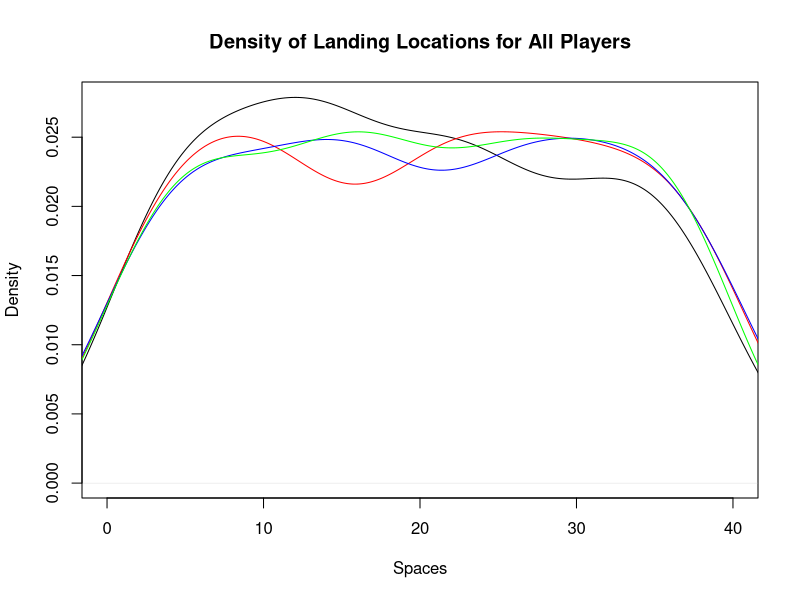
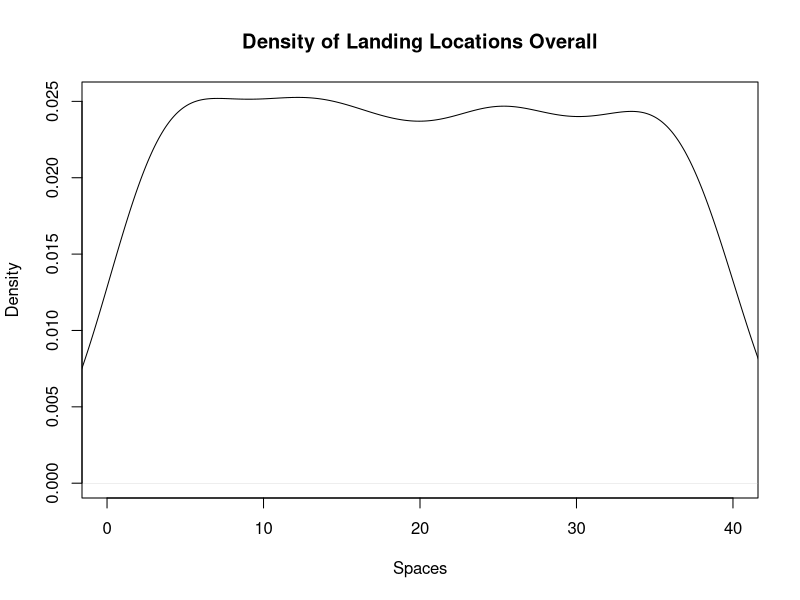
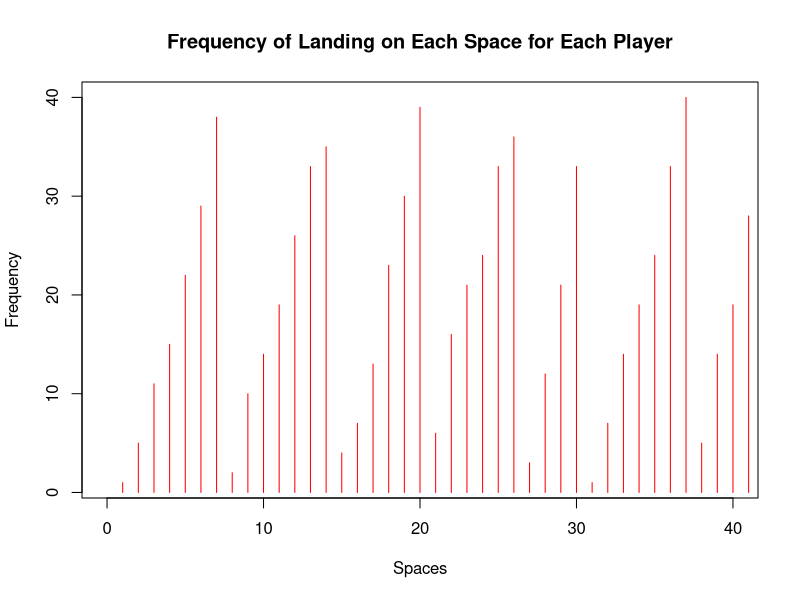
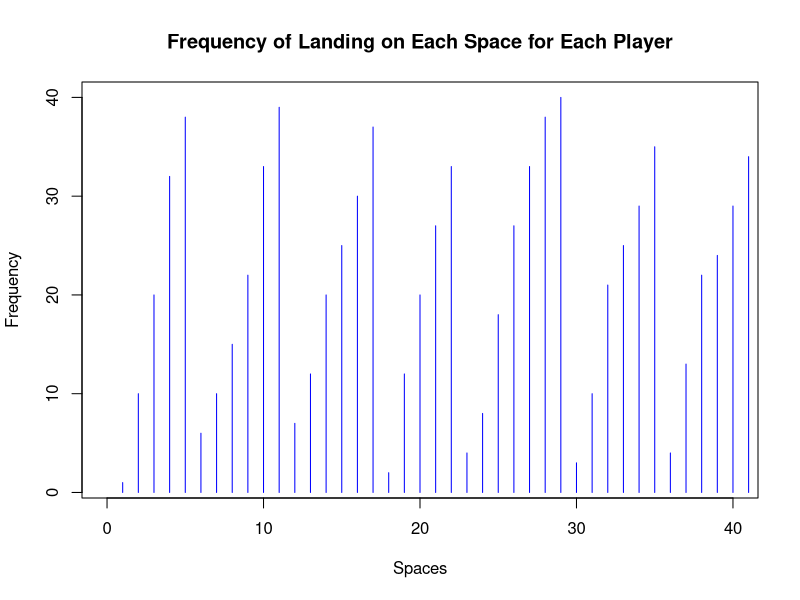
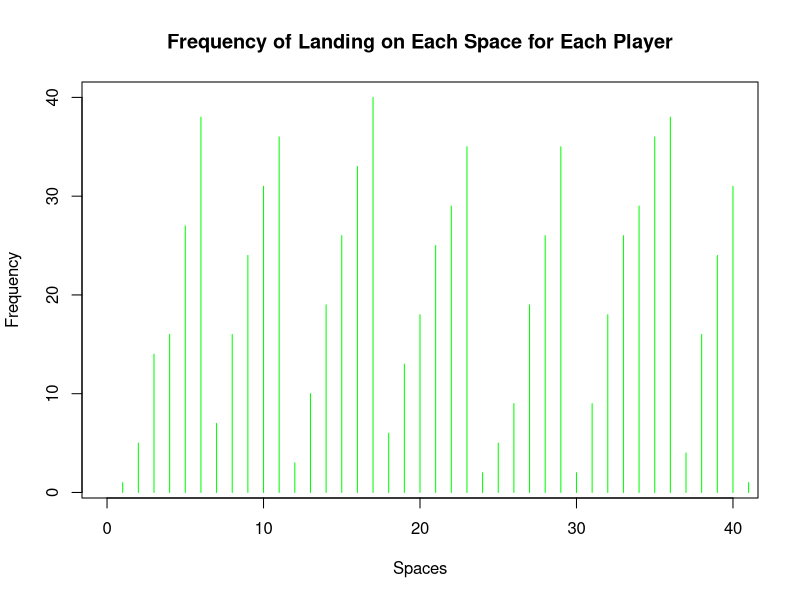
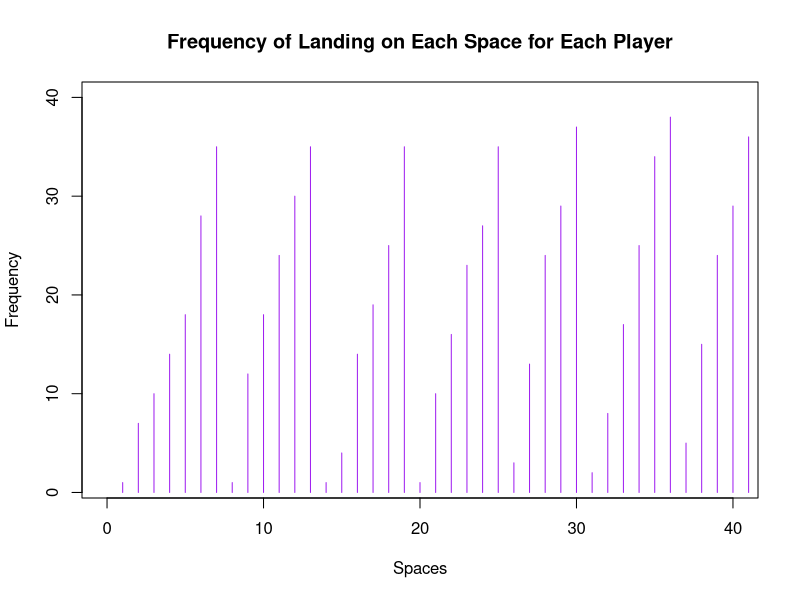
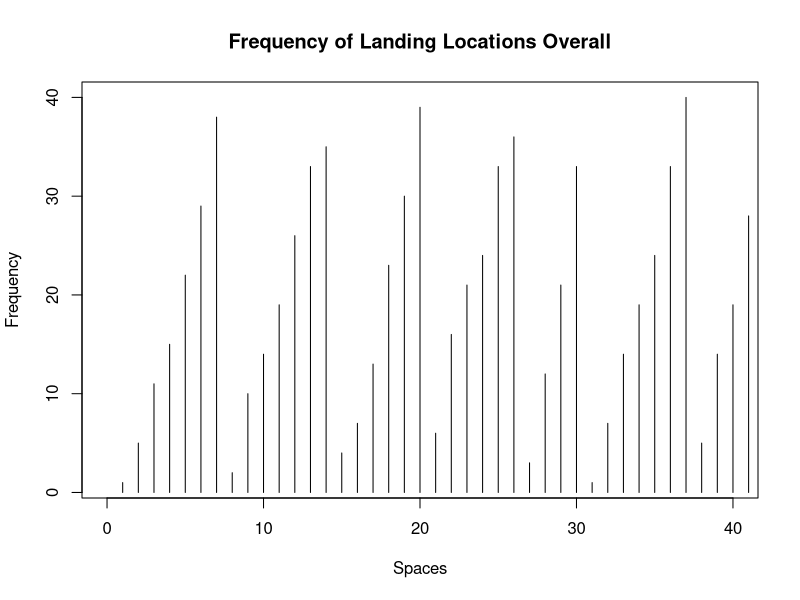
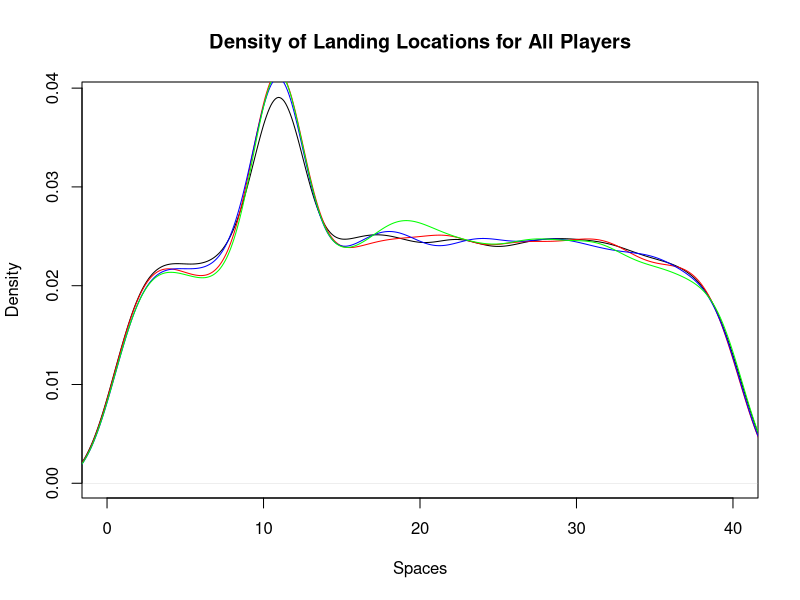

Here is the R script that generated these plots, in order: (Note: this script raises an error after producing the figures.)
## ---- chunk 1
knitr::opts_chunk$set(echo = TRUE)
## ---- chunk 2
library(dplyr)
library(ggplot2)
library(tidyverse)
## ---- chunk 3
monopolyBoard <- read.csv("MonopolyBoard.csv", header = T)
monopolyBoard
## ---- chunk 4
# Using dice rolls to determine where a player will land on the board
#input: "location", where the player is on the board
#output: the players new location on the board after the have rolled

#note that this is only accounting for standard dice rolls, no special rules yet...

lets_move = function(location) {
  dice_roll_1 <- sample(1:6, 1, replace = TRUE) #A random roll of a six-sided die
  dice_roll_2 <- sample(1:6, 1, replace = TRUE) #A random roll of a six-sided die
  
  roll_total <- sum(dice_roll_1, dice_roll_2) #The sum of the two rolls
  
  location = location + roll_total #Updating the player's location based on their rolls from the current turn
  
  if(location <= 40) { #if statement checking the players location
    location = location
  } else { #if the sum of the player's previous location and their rolls is greater than 40, this moves the player past GO and the start moving from space 1
    location = location - 40
  }
  
  print(location)
  
}

lets_move(20)
## ---- chunk 5
who_goes_first2 <- function(num_players){
  initial_rolls <- c()
  player_order <- length(num_players)
  for (i in 1:num_players) {
    player_i_roll <- sum(sample(1:6, 2, replace=TRUE))
    initial_rolls <- c(initial_rolls, player_i_roll) # vector of every player's first roll
  }
  
  if(sum(initial_rolls == max(initial_rolls)) >= 2){ # if more 1 person has the highest roll
    
    while (sum(initial_rolls == max(initial_rolls)) >= 2) { # keep rolling as long as players are tied
      tied_players <- which(initial_rolls==max(initial_rolls)) # identify which players tied

      tie_breaker_rolls <- c()
      for (i in tied_players) { # tied players roll again
       player_i_roll2 <- sum(sample(1:6, 2, replace=TRUE))
       tie_breaker_rolls <- c(tie_breaker_rolls, player_i_roll2)
       initial_rolls <- tie_breaker_rolls # update initial rolls
      }
    }
    highest_roll <- max(tie_breaker_rolls)
    highest_player <- tied_players[which(tie_breaker_rolls == highest_roll)]
  }
  
  else {
    highest_player <- which.max(initial_rolls) # who rolled the highest number
  
    # creating player order
    player_order[1] <- as.integer(highest_player)

    for (j in 2:num_players) {
    
      player_order[j] <- as.integer(player_order[j-1] + 1)
      if (player_order[j] > num_players) {
        player_order[j] <- 1
      }
    }
    #print(player_order)
  }
  playerlist <- (list(highest_player, player_order))
  return(playerlist)
}

who_goes_first2(4)
## ---- chunk 6
#A function to play Monopoly!
#Utilizes lets_move to move the players around the board
#input: "turns"; the amount of turns each player will take (i.e. the number of rounds in the game), "players"; a numeric value 1-4 representing the number of players in the game
#output: a dataframe showing each players' location after each of their turns; a density plot showing each players' location data throughout the game; a density plot showing the overall location data throughout the game

lets_play = function(turns, players) {
  
  location_data <- as.data.frame(matrix(nrow = turns, ncol = players)) # dataframe will keep data for locations of players for each turn
  
  # puts players in order
  colnames(location_data) <- who_goes_first2(players)[[2]]
  
  location = 1 #initializes the player at space 1 (i.e. GO!)
  location_data[1,] <- location

  for (i in 2:turns) { # iterates through number of turns
    for (j in 1:players) { # rotates through each player
      location = lets_move(location_data[i-1,j])[[1]] # takes location from lets_move2 function and assigns it to location
      location_data[i,j] <- as.integer(location) # puts location value into the dataframe of locations for each player
    }
  }
print(location_data) 


 ########################## plots ###############################

 #vector of colors
  colors <- c("red", "blue", "green","purple")
  
  # creates density plot of frequency of landing on each space for each player
  plot(density(location_data[,1]), xlim = c(0,40), col = "black", xlab="Spaces", main= "Density of Landing Locations for All Players")
  
  for (k in 2:players) {
    lines(density(location_data[,k]), col = colors[k-1]) # adds a density line for each player after the first
  }
  
  # creates density plot for total frequency landing on each space (all players spaces included)
  all_spaces <- as.vector(as.matrix(location_data))
  plot(density(all_spaces), xlim = c(0,40), col = "black", xlab="Spaces", main="Density of Landing Locations Overall")
  
  #creates frequency plot for frequency of landing on certain spaces for each player
  for(k in 1:players){
  plot(location_data[,k], xlim= c(0,40), col=colors[k], type="h", xlab="Spaces", ylab="Frequency", main="Frequency of Landing on Each Space for Each Player")
  }

  plot(all_spaces, xlim = c(0,40), col = "black", type="h", xlab = "Spaces", ylab = "Frequency", main = "Frequency of Landing Locations Overall")
}

lets_play(100, 4)

## ---- chunk 7
#Double Down -- addition of jail and double rolls

#Incorporating double rolls and sending players to jail when the players are rolling and moving
#input: "location"; a numeric value 1 to 40; where the player in on the board
#output: the players new location on the board

lets_move2 = function(location) {
  dice_roll_1 <- sample(1:6, 1, replace = TRUE) #a standard, six-sided dice roll
  dice_roll_2 <- sample(1:6, 1, replace = TRUE) #a standard, six-sided dice roll
  
  roll_total <- sum(dice_roll_1, dice_roll_2) #the sum of the two dice rolls
  roll_double <- dice_roll_1 == dice_roll_2 #checking if the player rolled a double
  
    location = location + roll_total # updates location to be previous location + roll total
    double3 = "false" # double3 is assigned "true" if the player double rolls 3x (as seen in if statement below), otherwise it is assigned "false" 
    
  # first double roll -> roll again
  if (roll_double == TRUE) { #checks if the player rolled a double with their first two rolls. if "TRUE", the player rolls again
    dice_roll_3 <- sample(1:6, 1, replace = TRUE) #the player's third dice roll
    dice_roll_4 <- sample(1:6, 1, replace = TRUE) #the player's fourth dice roll
    
    roll_total2 <- sum(dice_roll_3, dice_roll_4) #the sum of the player's third and fourth rolls
    roll_double2 <- dice_roll_3 == dice_roll_4 #checks to see if the player rolled a double again
    
    location = location + roll_total2 #the player's new location
    double3 = "false"
    
    # if player is at a location past 40, subtract 40 so they go back to the GO space at location "41"
    # this is included in each if statement below so that it applies if player has to roll again
    if (location <= 40) { #checks to make sure that the player's location isn't over 40 (i.e not on the board)
      location = location
    } else { #If greater than 40, it subtracts 40 from location to allow player to continue to move on the board
      location = location - 40
    }
     
      # second double roll -> roll again
      if (roll_double2 == TRUE) { #if the player has rolled two doubles, they roll again
        dice_roll_5 <- sample(1:6, 1, replace = TRUE) #the player's fifth roll
        dice_roll_6 <- sample(1:6, 1, replace = TRUE) #the player's sixth roll
    
        roll_total3 <- sum(dice_roll_5, dice_roll_6) #the sum of the fifth and sixth roll
        roll_double3 <- dice_roll_5 == dice_roll_6 #checking to see if the player rolled a third double
    
        location = location + roll_total3 #the players new location
        double3 = "false"
        
        if (location <= 40) { #checks the player's location again
          location = location
        } else {
          location = location - 40
        }
        
        # third double roll -> go to jail
          if (roll_double3 == TRUE) { #checks if the player rolled three doubles in a row, if TRUE, the players goes to jail (space 11)
            location = monopolyBoard$spaces[monopolyBoard$name == "Jail"]
            double3 = "true"
          }
      }
  }  
    
  if (location <= 40) { #checks the players location on the board
    location = location
  } else {
    location = location - 40
  }
  
  listdata <- (list(location, double3)) # creates list for outputs "location" and "double3"
  # if you need to access location from this function, use lets_move2(location_data[i-1,j])[[1]]
  # if you need to access double3, use lets_move2(double3)[[2]]
  return(listdata)
  
}
## ---- chunk 8
#A function to move players around the board while incorporating double rolls and going to jail
#input: "turns"; the amount of turns each player takes (i.e. how many rounds the game is), "players"; a numeric value 1-4 representing the number of players in the game
#output: a dataframe showing each players' location after each of their turns; a density plot showing each players' location data throughout the game; a density plot showing the overall location data throughout the game

lets_play2 = function(turns, players) {
  
  
  location_data <- as.data.frame(matrix(nrow = turns, ncol = players)) # dataframe will keep data for locations of players for each turn
  double3data <- as.data.frame(matrix(nrow = turns, ncol = players)) # dataframe will say "true" if player double rolled 3x (which lands them in jail) and "false" if they didn't double roll 3x
  
    # puts players in order
    colnames(location_data) <- who_goes_first2(players)[[2]]
  
    location = 1 # each player starts at location 1
    location_data[1,] <- location
    double3 = 0 # initializing "double3" which will be later assigned a "true" or "false" based on if player double rolled 3x
  
    for (i in 2:turns) { # iterates through number of turns
      
        for (j in 1:players) { # rotates through each player
          
        location = lets_move2(location_data[i-1,j])[[1]] # takes location from lets_move2 function and assigns it to location
        location_data[i,j] <- as.integer(location) # puts location value into the dataframe of locations for each player
        double3data[i,j] <- lets_move2(double3)[[2]] # takes "true" or "false" value from double3 and adds it to double3data dataframe
        
      # deals with landing in jail from "go to jail" space and staying there for next 3 turns
      if (31 %in% location_data[i-1,j]) { # if you landed on 31 in the last turn (i-1 turn), you go to jail (space 11) for the ith turn
        location <- 11
        location_data[i,j] <- as.integer(location) # new location is 11
      } else if (11 %in% location_data[i-1,j] & 31 %in% location_data[i-2,j]) { # if you were on space 11 last turn AND you were on space 31 2 turns ago, you stay in jail (space 11) for turn i
        location <- 11
        location_data[i,j] <- as.integer(location)
      } else if (11 %in% location_data[i-2,j] & 31 %in% location_data[i-3,j]) {
        location <- 11
        location_data[i,j] <- as.integer(location)
      }
        
      # landing in jail from 3x double roll and staying there for next 3 turns
      if (11 %in% location_data[i,j] & "true" %in% double3data[i-1,j]) { # if player's location is 11 (jail) and double3data is"true" (player double rolled 3x), player stays in jail. all 3 if/else if statements keep player in jail for the next 3 turns
        location <- 11
        location_data[i,j] <- as.integer(location)
      } else if (11 %in% location_data[i-1,j] & "true" %in% double3data[i-2,j]) { # 
        location <- 11
        location_data[i,j] <- as.integer(location)
      } else if (11 %in% location_data[i-2,j] & "true" %in% double3data[i-3,j]) {
        location <- 11
        location_data[i,j] <- as.integer(location)
      }
        
    }
  }
  print(location_data)
  print(double3)
  
  
  ########################## plots ###############################

 #vector of colors
  colors <- c("red", "blue", "green","purple")
  
  # creates density plot of frequency of landing on each space for each player
  plot(density(location_data[,1]), xlim = c(0,40), col = "black", xlab="Spaces", main= "Density of Landing Locations for All Players")
  
  for (k in 2:players) {
    lines(density(location_data[,k]), col = colors[k-1]) # adds a density line for each player after the first
  }
  
  # creates density plot for total frequency landing on each space (all players spaces included)
  all_spaces <- as.vector(as.matrix(location_data))
  plot(density(all_spaces), xlim = c(0,40), col = "black", xlab="Spaces", main="Density of Landing Locations Overall")
  
  #creates frequency plot for frequency of landing on certain spaces for each player
  for(k in 1:players){
  plot(location_data[,k], xlim= c(0,40), col=colors[k], type="h", xlab="Spaces", ylab="Frequency", main="Frequency of Landing on Each Space for Each Player")
  }
  
  plot(all_spaces, xlim = c(0,40), col = "black", type="h", xlab = "Spaces", ylab = "Frequency", main = "Frequency of Landing Locations Overall")
 
}
 
lets_play2(10000, 4)
## ---- chunk 9

Card_Numbers <- c(1, 2, 3, 4, 5, 6, 7, 8, 9, 10, 11, 12, 13, 14, 15, 16) # the card numbers

Chance_Cards <- c("Advance to Boardwalk", "Advance to Go (Collect $200)", "Advance to Illinois Avenue. If you pass Go, collect $200", "Advance to St. Charles Place. If you pass Go, collect $200", "Advance to the nearest Railroad. If unowned, you may buy it from the Bank. If owned, pay owner twice the rental to which they are otherwise entitled", "Advance to the nearest Railroad. If unowned, you may buy it from the Bank. If owned, pay owner twice the rental to which they are otherwise entitled", "Advance token to nearest Utility. If unowned, you may buy it from the Bank. If owned, throw dice and pay owner a total ten times amount thrown", "Bank pays you dividend of $50", "Get Out of Jail Free", "Go Back 3 Spaces", "Go to Jail. Go directly to Jail, do not pass Go, do not collect $200", "Make general repairs on all your property. For each house pay $25. For each hotel pay $100", "Speeding fine $15", "Take a trip to Reading Railroad. If you pass Go, collect $200", "You have been elected Chairman of the Board. Pay each player $50", "Your building loan matures. Collect $150") # the card information

Chance <- data.frame(Chance_Cards, Card_Numbers) #a dataframe associating each chance card with a number



Community_Chest_Cards <- c("Advance to Go (Collect $200)", "Bank error in your favor. Collect $200", "Doctor’s fee. Pay $50", "From sale of stock you get $50", "Get Out of Jail Free", "Go to Jail. Go directly to jail, do not pass Go, do not collect $200", "Holiday fund matures. Receive $100", "Income tax refund. Collect $20", "It is your birthday. Collect $10 from every player", "Life insurance matures. Collect $100", "Pay hospital fees of $100", "Pay school fees of $50", "Receive $25 consultancy fee", "You are assessed for street repair. $40 per house. $115 per hotel", "You have won second prize in a beauty contest. Collect $10", "You inherit $100") # the card information

Community_Chest <- data.frame(Community_Chest_Cards, Card_Numbers) #a dataframe associating each community chest card with a number
## ---- chunk 10
#A function that randomly selects a numeric value 1:16 representing a Chance card and updates the player's location based on the card information
#input: "location"; a numeric value 1:40 representing the player's location on the board
#output: the player's new location on the board

Drawing_Chance = function(location) {
  location = location #the player's current location
  draw_card <- sample(1:16, 1, replace = TRUE) #randomly selecting a card from 1:16
  player_card <- Chance$Chance_Cards[draw_card] #finding the card in the Chance deck
  print(player_card)

#The following if statements update the player's location based on the card that was drawn (if applicable)  
      if(draw_card == 1) {
        location = 1
      }
      
      if(draw_card == 2) {
        location = 1
      }
      
      if(draw_card == 3) {
        location = 25
      }
  
      if(draw_card == 4){
        location = 12
      }
    
      if(draw_card == 5){ #takes into account which space the player is nearest to to determine updated location
        if(location >= 37 && location <= 5){
              location = 6
            } else {
              if (location >= 6 && location <= 15){
                location = 16
              } else {
                if(location >= 16 && location <= 25){
                  location = 26
                } else {
                  location = 36
                }
              }
            }
    }
  
    if(draw_card == 6){ #takes into account which space the player is nearest to to determine updated location
        if(location >= 37 && location <= 5){
              location = 6
            } else {
              if (location >= 6 && location <= 15){
                location = 16
              } else {
                if(location >= 16 && location <= 25){
                  location = 26
                } else {
                  location = 36
                }
              }
            }
    }
  
    if(draw_card == 7){ #takes into account which space the player is nearest to to determine updated location
        if(location >= 29 && location <= 12){
              location = 13
            } else {
              location = 29
    }
  }
  
    if(draw_card == 11) {
      location = 11
    }
  
    if(draw_card == 14) {
      location = 6
    }
  
    if(draw_card == 10) {
      location = location - 3
    }
  
    location = location
    return(location)
}


#A function that randomly selects a numeric value 1:16 representing a Community Chest card and updates the player's location based on the card information
#input: "location"; a numeric value 1:40 representing the player's location on the board
#output: the player's new location on the board

Drawing_Community_Chest = function(location) {
  location = location #the player's current location
  draw_card_chest <- sample(1:16, 1, replace = TRUE) #randomly selecting a card from 1:16
  player_card_chest <- Community_Chest$Community_Chest_Cards[draw_card_chest] #finding the card in the Community Chest deck
  print(player_card_chest)

#The following if statements update the player's location based on the card that was drawn (if applicable) 
  if (draw_card_chest == 1) {
    location = 1
  } else {
    if (draw_card_chest == 6) {
    location = 11
    } else {
      location = location
    }
  
  }
  
  location = location 
  return(location)
}
## ---- chunk 11
#A function that expands on lets_move2 to add the actions of Community Chest and Chance spaces and their respective cards
#input: "location"; a numeric value 1 to 40; where the player in on the board
#output: the players new location on the board

lets_move3 = function(location) {
  dice_roll_1 <- sample(1:6, 1, replace = TRUE)
  dice_roll_2 <- sample(1:6, 1, replace = TRUE)
  
  roll_total <- sum(dice_roll_1, dice_roll_2)
  roll_double <- dice_roll_1 == dice_roll_2
  
    location = location + roll_total
    double3 = "false"


  if (location <= 40) {
      location = location
  } else {
      location = location - 40
  }
   
  
  if(location == 8 || location == 23 || location == 27) {
    location = Drawing_Chance(location)
  }
  
  if(location == 3 || location == 18 || location == 34) {
    location = Drawing_Community_Chest(location)
  }
    
  # first double roll -> roll again
  if (roll_double == TRUE) {
    dice_roll_3 <- sample(1:6, 1, replace = TRUE)
    dice_roll_4 <- sample(1:6, 1, replace = TRUE)
    
    roll_total2 <- sum(dice_roll_3, dice_roll_4)
    roll_double2 <- dice_roll_3 == dice_roll_4
    
    location = location + roll_total2
    double3 = "false"
    
    if (location <= 40) {
      location = location
    } else {
      location = location - 40
    }
    
    
    if(location == 8 || location == 23 || location == 27) {
    location = Drawing_Chance(location)
    }
  
  if(location == 3 || location == 18 || location == 34) {
    location = Drawing_Community_Chest(location)
    }
     
      # second double roll -> roll again
      if (roll_double2 == TRUE) {
        dice_roll_5 <- sample(1:6, 1, replace = TRUE)
        dice_roll_6 <- sample(1:6, 1, replace = TRUE)
    
        roll_total3 <- sum(dice_roll_5, dice_roll_6)
        roll_double3 <- dice_roll_5 == dice_roll_6
    
        location = location + roll_total3
        double3 = "false"
        
        if (location <= 40) {
          location = location
        } else {
          location = location - 40
        }
        
        if(location == 8 || location == 23 || location == 27) {
          location = Drawing_Chance(location)
        }
  
        if(location == 3 || location == 18 || location == 34) {
          location = Drawing_Community_Chest(location)
         
        }
        
        # third double roll -> go to jail
          if (roll_double3 == TRUE) {
            location = monopolyBoard$spaces[monopolyBoard$name == "Jail"]
            double3 = "true"

          }
      }
  }  
   
  location = location 

  listdata <- (list(location, double3))
  return(listdata)
  
}

## ---- chunk 12
lets_play3 = function(turns, players) {
  
  location_data <- as.data.frame(matrix(nrow = turns, ncol = players))
  double3data <- as.data.frame(matrix(nrow = turns, ncol = players))
  
    colnames(location_data) <- who_goes_first2(players)[[2]]
  
    location = 1
    location_data[1,] <- location
    double3 = 0
  
    for (i in 2:turns) {
      
        for (j in 1:players) {
          
        location = lets_move3(location_data[i-1,j])[[1]]
        location_data[i,j] <- as.integer(location)
        double3data[i,j] <- lets_move3(double3)[[2]]
        
      # deals with landing in jail from "go to jail" space and staying there for next 3 turns
      if (31 %in% location_data[i-1,j]) { # if you land on 31 (go to jail), next location is in jail (space 11)
        location <- 11
        location_data[i,j] <- as.integer(location)
      } else if (11 %in% location_data[i-1,j] & 31 %in% location_data[i-2,j]) {
        location <- 11
        location_data[i,j] <- as.integer(location)
      } else if (11 %in% location_data[i-2,j] & 31 %in% location_data[i-3,j]) {
        location <- 11
        location_data[i,j] <- as.integer(location)
      }
        
      # landing in jail from 3x double roll and staying there for next 3 turns
      if (11 %in% location_data[i,j] & "true" %in% double3data[i-1,j]) { # "true" means player double rolled 3x -> jail
        location <- 11
        location_data[i,j] <- as.integer(location)
      } else if (11 %in% location_data[i-1,j] & "true" %in% double3data[i-2,j]) { # 
        location <- 11
        location_data[i,j] <- as.integer(location)
      } else if (11 %in% location_data[i-2,j] & "true" %in% double3data[i-3,j]) {
        location <- 11
        location_data[i,j] <- as.integer(location)
      }
        
    }
  }
  print(location_data)
  print(double3data)


  
  # creates density plot of frequency of landing on each space for each player
  colors <- c("red", "blue", "green","purple")
  
  plot(density(location_data[,1]), xlim = c(0,40), col = "black", xlab="Spaces", main= "Density of Landing Locations for All Players")
  
  for (k in 2:players) {
    lines(density(location_data[,k]), col = colors[k-1]) # adds a density line for each player after the first
  }
  
  # creates density plot for total frequency landing on each space (all players spaces included)
  all_spaces <- as.vector(as.matrix(location_data))
  plot(density(all_spaces), xlim = c(0,40), col = "black", xlab="Spaces", main="Density of Landing Locations Overall")
  
  for(k in 1:players){
  plot(location_data[,k], xlim= c(0,40), col=colors[k], type="h", xlab="Spaces", ylab="Frequency", main="Frequency of Landing on Each Space for Each Player")
  }
  
  # second set of frequency plots
  for (k in 1:players) {
    colors <- c("coral1", "steelblue1", "palegreen2","plum2")
    freq_data <- data.frame(space = 1:40, freq = tabulate(location_data[, k], nbins = 40))
    density_plot <- ggplot(freq_data, aes(x = space, y = freq)) +
     geom_bar(stat = "identity", fill = colors[k], color = "black") +
     ggtitle(paste0("Player ", k, ": Frequency of Landing on Each Space")) +
     xlab("Spaces") +
     ylab("Frequency") +
     theme_minimal()
    
    print(density_plot)
  }
  
}
lets_play3(100,4)

## ---- chunk 13
#A function that expands on lets_move3 to add the collection of $200 every time a player passes "Go"
#input: "location"; a numeric value 1 to 40; where the player in on the board
#output: the players new location on the board

lets_move4 = function(location) {
  dice_roll_1 <- sample(1:6, 1, replace = TRUE) 
  dice_roll_2 <- sample(1:6, 1, replace = TRUE) 
  
  roll_total <- sum(dice_roll_1, dice_roll_2)
  roll_double <- dice_roll_1 == dice_roll_2
  
    location = location + roll_total
    double3 = "false"


  if (location <= 40) {
      location = location
      amount = 0
  } else {
      location = location - 40
      amount = 200
  }
   
  
  if(location == 8 || location == 23 || location == 27) { #check's if the player's location is a Chance space
    location = Drawing_Chance(location)[[1]] #if TRUE, the player draws a Chance card using the Drawing_Chance function which updates their location
  }
  
  if(location == 3 || location == 18 || location == 34) { #check's if the player's location is a Community Chest space
    location = Drawing_Community_Chest(location)[[1]] #if TRUE, the player draws a Community Chest card using the Drawing_Community_Chest which updates their location
  }
    
  # first double roll -> roll again
  if (roll_double == TRUE) {
    dice_roll_3 <- sample(1:6, 1, replace = TRUE)
    dice_roll_4 <- sample(1:6, 1, replace = TRUE)
    
    roll_total <- sum(dice_roll_3, dice_roll_4)
    roll_double2 <- dice_roll_3 == dice_roll_4
    
    location = location + roll_total
    double3 = "false"
    
    if (location <= 40) {
      location = location
      amount = 0
    } else {
      location = location - 40
      amount = 200
    }
    
    
    if(location == 8 || location == 23 || location == 27) { #check's if the player's location is a Chance space
    location = Drawing_Chance(location)[[1]] #if TRUE, the player draws a Chance card using the Drawing_Chance function which updates their location
    }
  
  if(location == 3 || location == 18 || location == 34) { #check's if the player's location is a Community Chest space
    location = Drawing_Community_Chest(location)[[1]] #if TRUE, the player draws a Community Chest card using the Drawing_Community_Chest which updates their location
    }
     
      # second double roll -> roll again
      if (roll_double2 == TRUE) {
        dice_roll_5 <- sample(1:6, 1, replace = TRUE)
        dice_roll_6 <- sample(1:6, 1, replace = TRUE)
    
        roll_total <- sum(dice_roll_5, dice_roll_6)
        roll_double3 <- dice_roll_5 == dice_roll_6
    
        location = location + roll_total
        double3 = "false"
        
        if (location <= 40) {
          location = location
          amount = 0
        } else {
          location = location - 40
          amount = 200
        }
        
        if(location == 8 || location == 23 || location == 27) { #check's if the player's location is a Chance space
          location = Drawing_Chance(location)[[1]] #if TRUE, the player draws a Chance card using the Drawing_Chance function which updates their location
        }
  
        if(location == 3 || location == 18 || location == 34) { #check's if the player's location is a Community Chest space
          location = Drawing_Community_Chest(location)[[1]] #if TRUE, the player draws a Community Chest card using the Drawing_Community_Chest which updates their location
         
        }
        
        # third double roll -> go to jail
          if (roll_double3 == TRUE) {
            location = monopolyBoard$spaces[monopolyBoard$name == "Jail"]
            double3 = "true"

          }
      }
  }  
   
  location = location 

  listdata <- (list(location, double3, amount))
  return(listdata)
  
}

## ---- chunk 14

lets_play4 = function(turns, players) {
  
  location_data <- as.data.frame(matrix(nrow = turns, ncol = players))
  double3data <- as.data.frame(matrix(nrow = turns, ncol = players))
  
    colnames(location_data) <- who_goes_first2(players)[[2]]
  
    location = 1
    location_data[1,] <- location
    double3 = 0
  
    for (i in 2:turns) {
      
        for (j in 1:players) {
          
        location = lets_move3(location_data[i-1,j])[[1]]
        location_data[i,j] <- as.integer(location)
        double3data[i,j] <- lets_move3(location)[[2]]
        
      # deals with landing in jail from "go to jail" space and staying there for next 3 turns
      if (31 %in% location_data[i-1,j]) { # if you land on 31 (go to jail), next location is in jail (space 11)
        location <- 11
        location_data[i,j] <- as.integer(location)
      } else if (11 %in% location_data[i-1,j] & 31 %in% location_data[i-2,j]) {
        location <- 11
        location_data[i,j] <- as.integer(location)
      } else if (11 %in% location_data[i-2,j] & 31 %in% location_data[i-3,j]) {
        location <- 11
        location_data[i,j] <- as.integer(location)
      }
        
      # landing in jail from 3x double roll and staying there for next 3 turns
      if (11 %in% location_data[i,j] & "true" %in% double3data[i-1,j]) { # "true" means player double rolled 3x -> jail
        location <- 11
        location_data[i,j] <- as.integer(location)
      } else if (11 %in% location_data[i-1,j] & "true" %in% double3data[i-2,j]) { # 
        location <- 11
        location_data[i,j] <- as.integer(location)
      } else if (11 %in% location_data[i-2,j] & "true" %in% double3data[i-3,j]) {
        location <- 11
        location_data[i,j] <- as.integer(location)
      }

        
      # updating banks when players land on each others properties
      if(location %in% c(2, 4, 7, 9, 10, 12, 13, 14, 15, 17, 19, 20, 22, 24, 25, 27, 28, 29, 30, 32, 33, 35, 38, 40)) {
            
      location = location
      spot <- which(Property_Statuses$Space == location)
      cost <- which(monopolyBoard$spaces == location)
      owned_by_player <- Property_Statuses$Owned_By_Player[spot]
        
      The_Players$Player_Bank[owned_by_player] <- The_Players$Player_Bank[owned_by_player] + monopolyBoard$rent_0[cost]
      The_Players$Player_Bank[j] <- The_Players$Player_Bank[j] - monopolyBoard$rent_0[cost]
      }
        
      if(location %in% c(6, 16, 26, 36)){
        
      location = location
      spot <- which(Property_Statuses$Space == location)
      cost <- which(monopolyBoard$spaces == location)
      owned_by_player <- Property_Statuses$Owned_By_Player[spot]
        
      The_Players$Player_Bank[owned_by_player] <- The_Players$Player_Bank[owned_by_player] + 200
      The_Players$Player_Bank[j] <- The_Players$Player_Bank[j] - 200
      }
      
      # Updating player bank if they gained or lost money from a Chance card
      if (Drawing_Chance(location_data[i,j])[[2]] != 0) {
        The_Players$Player_Bank[j] <- The_Players$Player_Bank[j] + Drawing_Chance(location_data[i,j])[[2]]  
      }
        
      # Updating player bank if they gained or lost money from a Community Chest card 
      if (Drawing_Community_Chest(location_data[i,j])[[2]] != 0) {
        The_Players$Player_Bank[j] <- The_Players$Player_Bank[j] + Drawing_Community_Chest(location_data[i,j])[[2]]  
      }
      
      # Player gets $200 if they pass go
      if (lets_move3(location_data[i,j])[[3]] != 0) {
        The_Players$Player_Bank[j] <- The_Players$Player_Bank[j] + lets_move3(location_data[i,j])[[3]]  
      }
      
      # Paying when player lands on a tax space
      if (5 %in% location_data[i,j] || 39 %in% location_data[i,j]) {
        The_Players$Player_Bank[j] <- The_Players$Player_Bank[j] - monopolyBoard$cost[location_data[i,j]] # subtracting cost of tax from player's bank
      }
    }
  }

  print(The_Players)
  
  
    # creates density plot of frequency of landing on each space for each player
  colors <- c("red", "blue", "green","purple")
  
  plot(density(location_data[,1]), xlim = c(0,40), col = "black", xlab="Spaces", main= "Density of Landing Locations for All Players")
  
  for (k in 2:players) {
    lines(density(location_data[,k]), col = colors[k-1]) # adds a density line for each player after the first
  }
  
  # creates density plot for total frequency landing on each space (all players spaces included)
  all_spaces <- as.vector(as.matrix(location_data))
  plot(density(all_spaces), xlim = c(0,40), col = "black", xlab="Spaces", main="Density of Landing Locations Overall")
  
  for(k in 1:players){
  plot(location_data[,k], xlim= c(0,40), col=colors[k], type="h", xlab="Spaces", ylab="Frequency", main="Frequency of Landing on Each Space for Each Player")
  }
  
}


lets_play4(1000, 4)
